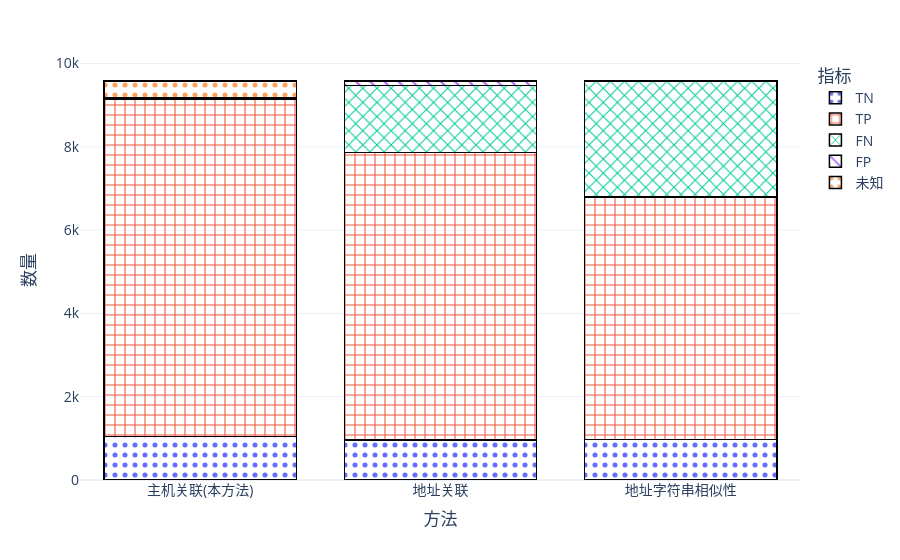

The code cell stored with this chart in its notebook:
### Code cell
#比较
data=[
    ["主机关联(本方法)","TN",1050],
    ["主机关联(本方法)","TP",8083],
    ["主机关联(本方法)","FN",11],
    ["主机关联(本方法)","FP",30],
    ["主机关联(本方法)","未知",407],
    ["地址关联","TN",961],
    ["地址关联","TP",6901],
    ["地址关联","FN",1607],
    ["地址关联","FP",112],
    ["地址关联","未知",0],
    ["地址字符串相似性","TN",971],
    ["地址字符串相似性","TP",5822],
    ["地址字符串相似性","FN",2788],
    ["地址字符串相似性","FP",0],
    ["地址字符串相似性","未知",0]]
d=pd.DataFrame(data,columns=["方法","指标","数量"])
fig=px.bar(d,x="方法",color="指标",y="数量",barmode="stack",template="plotly_white",pattern_shape="指标",pattern_shape_sequence=['.','+','x','\\'])
fig.update_traces(marker=dict(pattern_fillmode="replace",line_color="black",line_width=1.5))
fig.update_layout(font_size=14)
fig.write_image("./compare.pdf")
fig.show()

### Figure 1 — Plotly figure (JSON) as saved in the notebook; plotly's stock layout.template omitted (floating-point values rounded to 4 significant figures)
{"data": [{"alignmentgroup": "True", "hovertemplate": "指标=TN<br>方法=%{x}<br>数量=%{y}<extra></extra>", "legendgroup": "TN", "marker": {"color": "#636efa", "line": {"color": "black", "width": 1.5}, "pattern": {"fillmode": "replace", "shape": "."}}, "name": "TN", "offsetgroup": "TN", "orientation": "v", "showlegend": true, "textposition": "auto", "type": "bar", "x": ["主机关联(本方法)", "地址关联", "地址字符串相似性"], "xaxis": "x", "y": [1050, 961, 971], "yaxis": "y"}, {"alignmentgroup": "True", "hovertemplate": "指标=TP<br>方法=%{x}<br>数量=%{y}<extra></extra>", "legendgroup": "TP", "marker": {"color": "#EF553B", "line": {"color": "black", "width": 1.5}, "pattern": {"fillmode": "replace", "shape": "+"}}, "name": "TP", "offsetgroup": "TP", "orientation": "v", "showlegend": true, "textposition": "auto", "type": "bar", "x": ["主机关联(本方法)", "地址关联", "地址字符串相似性"], "xaxis": "x", "y": [8083, 6901, 5822], "yaxis": "y"}, {"alignmentgroup": "True", "hovertemplate": "指标=FN<br>方法=%{x}<br>数量=%{y}<extra></extra>", "legendgroup": "FN", "marker": {"color": "#00cc96", "line": {"color": "black", "width": 1.5}, "pattern": {"fillmode": "replace", "shape": "x"}}, "name": "FN", "offsetgroup": "FN", "orientation": "v", "showlegend": true, "textposition": "auto", "type": "bar", "x": ["主机关联(本方法)", "地址关联", "地址字符串相似性"], "xaxis": "x", "y": [11, 1607, 2788], "yaxis": "y"}, {"alignmentgroup": "True", "hovertemplate": "指标=FP<br>方法=%{x}<br>数量=%{y}<extra></extra>", "legendgroup": "FP", "marker": {"color": "#ab63fa", "line": {"color": "black", "width": 1.5}, "pattern": {"fillmode": "replace", "shape": "\\"}}, "name": "FP", "offsetgroup": "FP", "orientation": "v", "showlegend": true, "textposition": "auto", "type": "bar", "x": ["主机关联(本方法)", "地址关联", "地址字符串相似性"], "xaxis": "x", "y": [30, 112, 0], "yaxis": "y"}, {"alignmentgroup": "True", "hovertemplate": "指标=未知<br>方法=%{x}<br>数量=%{y}<extra></extra>", "legendgroup": "未知", "marker": {"color": "#FFA15A", "line": {"color": "black", "width": 1.5}, "pattern": {"fillmode": "replace", "shape": "."}}, "name": "未知", "offsetgroup": "未知", "orientation": "v", "showlegend": true, "textposition": "auto", "type": "bar", "x": ["主机关联(本方法)", "地址关联", "地址字符串相似性"], "xaxis": "x", "y": [407, 0, 0], "yaxis": "y"}], "layout": {"barmode": "stack", "font": {"size": 14}, "legend": {"title": {"text": "指标"}, "tracegroupgap": 0}, "margin": {"t": 60}, "xaxis": {"anchor": "y", "domain": [0, 1], "title": {"text": "方法"}}, "yaxis": {"anchor": "x", "domain": [0, 1], "title": {"text": "数量"}}}}
